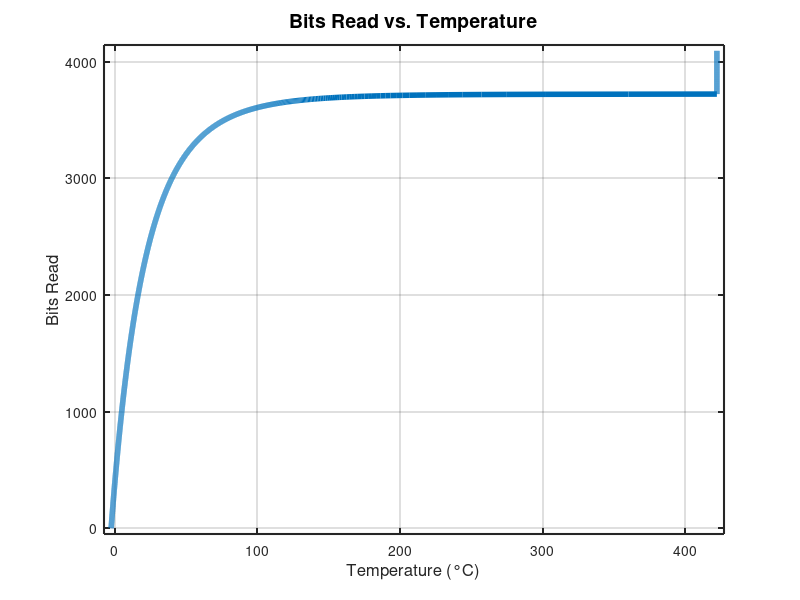

This figure's MATLAB source:
%% Temperature sensing LUT calculation for DFS05HF12EYR1
clc, clear, close all
%% Initial variables

VCC_ADC = 3.3; % MCU/ADC supply voltage [V]
bits = 12; % ADC bits [b]

% Reading using UCC21732 isolated analog reading. 200uA current source (https://www.ti.com/lit/ds/symlink/ucc21710-q1.pdf?ts=1701352389228&ref_url=https%253A%252F%252Fwww.google.com%252F)
VCC_GD = 5; % GD supply voltage [V]
R_filt = 10e3; % Filter resistance, in series with the NTC [Ω]
I_AIN = 200e-6; % Internal current source [A]


bits_read = 0:1:2^bits-1; % ADC bits array [b]

%% Calculations

V_read = bits_read*VCC_ADC/(2^bits); % Voltage read by ADC for all read bits[V] (filtered with ideal RC)

D = V_read*100/VCC_GD; % Duty cycle out  for all read bits[%]

V_AIN = (D - 100)/(-20); % Voltage read by UCC21732 AIN for all read bits [V]

NTC = V_AIN / I_AIN - R_filt; % NTC resistance for all read bits[Ω]
NTC(NTC<1)=1; % Saturation to 1 ohm

%% NTC Parameters

% DFS05HF12EYR1 internal NTC
% Beta is a function of temperature

%beta_values = [3375, 3411, 3433]; % Beta values for different temperatures [K]
%beta_temps = [50, 80, 100]; % Temperatures for the different beta values [ºC]

% CAB016M12FM3 internal NTC
% Beta is a function of temperature
beta_values = [3380, 3468, 3523]; % Beta values for different temperatures [K]
beta_temps = [50+273.15, 80+273.15, 100+273.15]; % Temperatures for the different beta values [ºC]

% Both very similar, interchangable

beta_coeffs = polyfit(beta_temps, beta_values, 1); % Fit the beta deviation with linear regression

T_0 = 25; % T at which NTC = R0 [ºC]

R_0 = 5e3; % NTC resistance value at T_0 [Ω]

temperatures = -273.15-(-beta_coeffs(1)*(T_0+273.15)+(T_0+273.15)*log(NTC/R_0)+beta_coeffs(2)-sqrt(((T_0+273.15)*beta_coeffs(1)).^2+((T_0+273.15)*log(NTC/R_0)).^2+2*(T_0+273.15)*beta_coeffs(1)*beta_coeffs(2)+2*beta_coeffs(2)*(T_0+273.15)*log(NTC/R_0)-2*beta_coeffs(1)*(T_0+273.15).^2*log(NTC/R_0)+beta_coeffs(2).^2))/(2*beta_coeffs(1));

%% Create the plot
figure;
plot(temperatures, bits_read, 'LineWidth', 4);

% Add labels and title
xlabel('Temperature (°C)', 'FontSize', 12);
ylabel('Bits Read', 'FontSize', 12);
title('Bits Read vs. Temperature', 'FontSize', 14);

% Add grid and adjust limits
grid on;
xlim([min(temperatures)-5, max(temperatures)+5]);
ylim([min(bits_read)-50, max(bits_read)+50]);

% Customize the appearance
set(gca, 'FontSize', 10); % Adjust font size for axis labels
set(gca, 'LineWidth', 1.5); % Adjust axis line width

OUTPUT_LUT = [temperatures; bits_read];


% Format OUTPUT_LUT in a string suitable for C
output_str = sprintf('// Output Lookup Table (Temperatures vs. NTC Resistances)\n');

% Create the NTC_LUT_bits and NTC_LUT_temps arrays
NTC_LUT_bits = OUTPUT_LUT(2, :); % NTC Resistances
NTC_LUT_temps = OUTPUT_LUT(1, :); % Temperatures

% Number of elements in the LUT
lut_size = numel(NTC_LUT_bits);

% Convert to integer for NTC_LUT_bits
NTC_LUT_bits_int = round(NTC_LUT_bits);

% Print the formatted string
output_str = [output_str, 'const int NTC_LUT_bits[] = {'];
output_str = [output_str, sprintf('%d, ', NTC_LUT_bits_int(1:end-1))];
output_str = [output_str, sprintf('%d};\n', NTC_LUT_bits_int(end))];

output_str = [output_str, 'const float NTC_LUT_temps[] = {'];
output_str = [output_str, sprintf('%.2f, ', NTC_LUT_temps(1:end-1))];
output_str = [output_str, sprintf('%.2f};\n', NTC_LUT_temps(end))];

output_str = [output_str, sprintf('const int lut_size = sizeof(NTC_LUT_bits) / sizeof(NTC_LUT_bits[0]);\n')];

% Print the formatted string
disp("C-style array for copypasting:");
disp(output_str);
